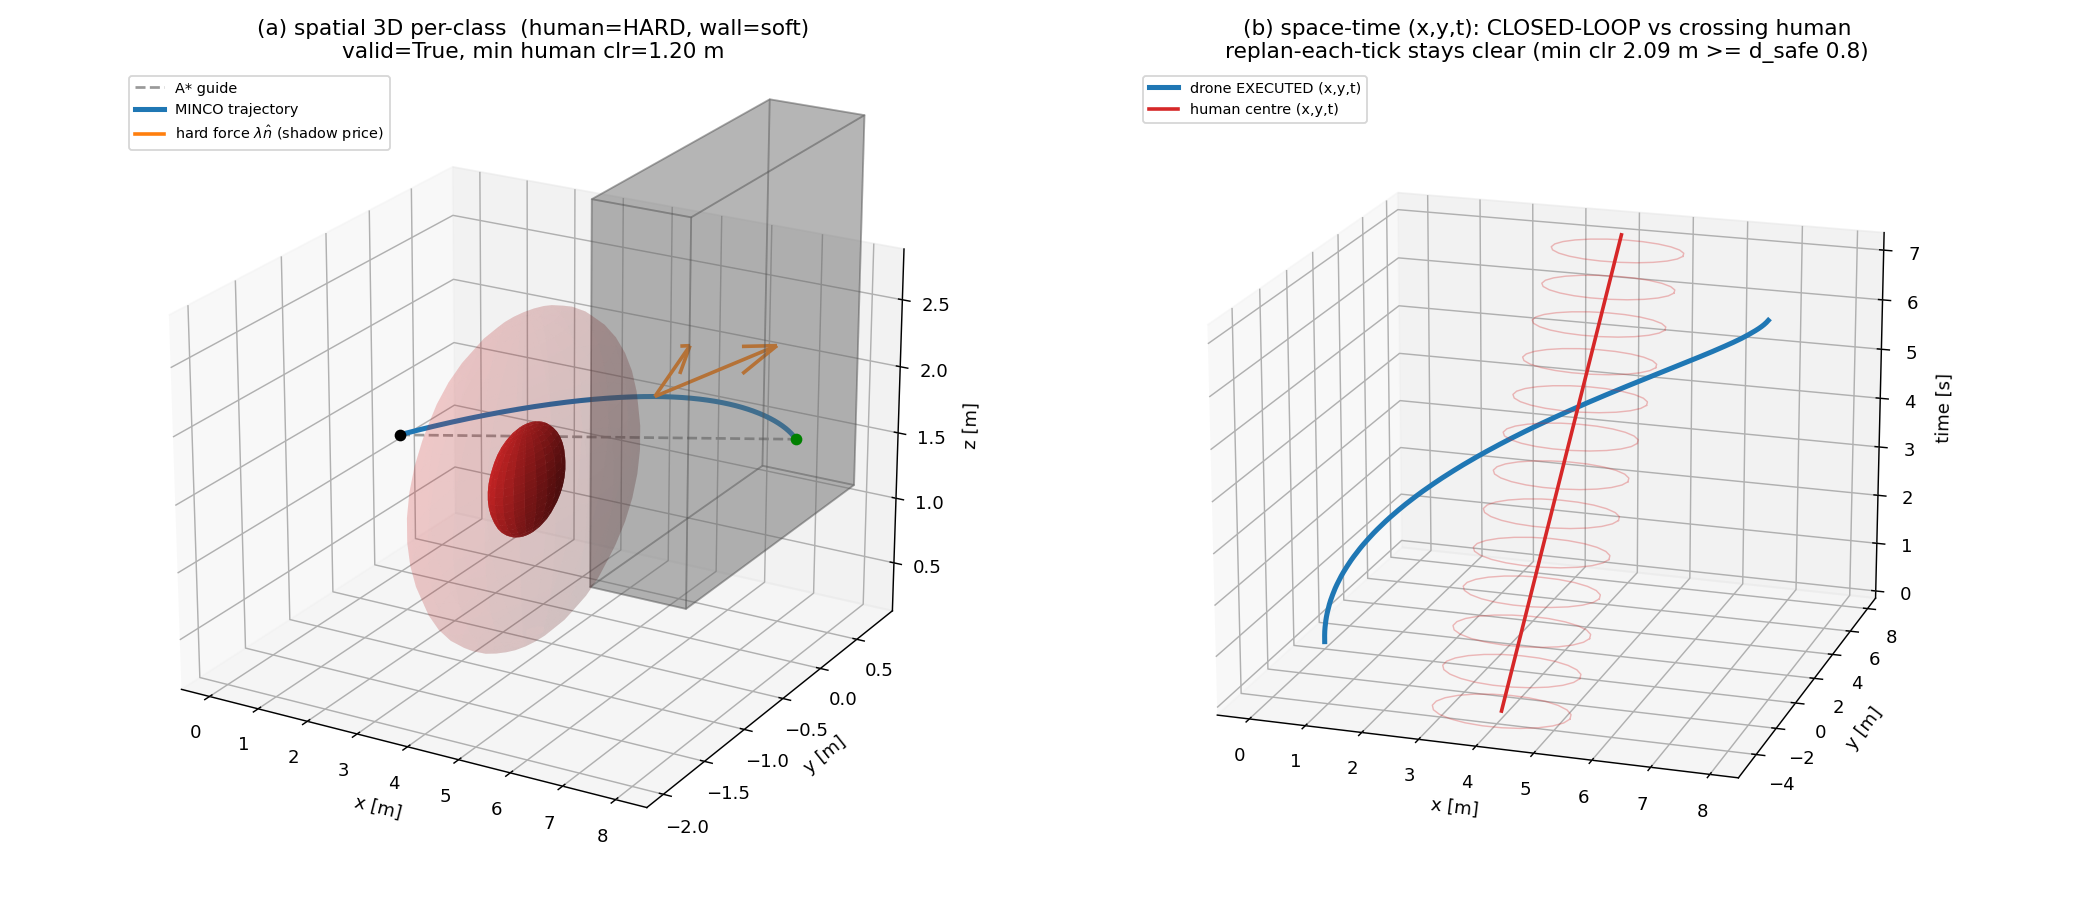

The Python source for this figure:
"""3D visualization of the MINCO per-class planner.

Two views (headless -> PNG with set camera angles):
  (a) SPATIAL 3D: a true 3D scene (z varies) -- MINCO trajectory vs A* guide,
      the human (HARD) as a body + translucent d_safe shell, the wall (SOFT) as
      a box, and the ALM "force" arrows (lambda * normal, the shadow price) at
      the active hard control points.
  (b) SPACE-TIME (x, y, t): a CROSSING human is a slanted tube in space-time;
      the drone trajectory (lifted by its own time) routes around that tube --
      the Stage 4 "avoid at the right moment" story, made visible.
"""
import os
import sys

import matplotlib
matplotlib.use("Agg")
import matplotlib.pyplot as plt
from mpl_toolkits.mplot3d.art3d import Poly3DCollection
import numpy as np

sys.path.insert(0, os.path.dirname(os.path.abspath(__file__)))
from sando_py.local.local_opt import plan_minco, OptParams, DetourConfig   # noqa: E402
from sando_py.local.obstacles import SphereObstacle, AABBObstacle          # noqa: E402
from sando_py.local.avoid_config import AvoidParams                        # noqa: E402

ND = DetourConfig(enabled=False)


def box_faces(lo, hi):
    x0, y0, z0 = lo
    x1, y1, z1 = hi
    v = np.array([[x0, y0, z0], [x1, y0, z0], [x1, y1, z0], [x0, y1, z0],
                  [x0, y0, z1], [x1, y0, z1], [x1, y1, z1], [x0, y1, z1]])
    f = [[0, 1, 2, 3], [4, 5, 6, 7], [0, 1, 5, 4],
         [2, 3, 7, 6], [1, 2, 6, 5], [0, 3, 7, 4]]
    return [v[idx] for idx in f]


def sphere_xyz(c, r, n=22):
    u = np.linspace(0, 2 * np.pi, n)
    v = np.linspace(0, np.pi, n)
    x = c[0] + r * np.outer(np.cos(u), np.sin(v))
    y = c[1] + r * np.outer(np.sin(u), np.sin(v))
    z = c[2] + r * np.outer(np.ones_like(u), np.cos(v))
    return x, y, z


fig = plt.figure(figsize=(16, 7))

# ======================= (a) SPATIAL 3D per-class =======================
axA = fig.add_subplot(1, 2, 1, projection="3d")
# proven binding channel (human below + soft wall capping the top) with a mild
# z tilt so the scene is genuinely 3D while the hard constraint still binds.
start = np.array([0.0, 0.0, 1.2]); goal = np.array([8.0, 0.0, 1.8])
astar = np.linspace(start, goal, 9)
human = SphereObstacle([4.0, -0.8, 1.5], 0.4, class_name="human")
wall = AABBObstacle(lo=[3.0, 0.6, 0.0], hi=[5.0, 3.0, 3.0], class_name="wall")
cfg = {"human": AvoidParams("human", "hard", 0.8, 1.0e4),
       "wall":  AvoidParams("wall", "soft", 0.4, 1.0e1)}
sp, info = plan_minco(astar, [human, wall], cfg, opt_params=OptParams(), detour_cfg=ND)
ts = np.linspace(sp.t_start, sp.t_end, 300)
P = sp.eval(ts)

axA.plot(astar[:, 0], astar[:, 1], astar[:, 2], "--", color="0.6", lw=1.5, label="A* guide")
axA.plot(P[:, 0], P[:, 1], P[:, 2], "-", color="C0", lw=2.8, label="MINCO trajectory")
# human body + translucent d_safe shell
hx, hy, hz = sphere_xyz(human.centre0, human.radius)
axA.plot_surface(hx, hy, hz, color="C3", alpha=0.95, linewidth=0)
sx, sy, sz = sphere_xyz(human.centre0, human.radius + cfg["human"].d_safe)
axA.plot_surface(sx, sy, sz, color="C3", alpha=0.12, linewidth=0)
# wall box (soft)
axA.add_collection3d(Poly3DCollection(box_faces(wall.lo, wall.hi), facecolor="0.4",
                                      alpha=0.28, edgecolor="0.3"))
# ALM force arrows at active hard control points (shadow price)
certs = [c for c in info["hard_certificates"] if c["active"]]
lam_max = max((c["lambda"] for c in certs), default=1.0) or 1.0
for c in certs:
    Pk = c["P"]; f = c["force"]; nf = np.linalg.norm(f)
    if nf < 1e-9:
        continue
    u = f / nf; L = 0.4 + 1.0 * (c["lambda"] / lam_max)
    axA.quiver(Pk[0], Pk[1], Pk[2], u[0], u[1], u[2], length=L, color="C1", lw=2)
axA.plot([], [], color="C1", lw=2, label=r"hard force $\lambda\hat n$ (shadow price)")
axA.scatter(*start, color="k", s=30); axA.scatter(*goal, color="g", s=30)
axA.set_xlabel("x [m]"); axA.set_ylabel("y [m]"); axA.set_zlabel("z [m]")
axA.set_title(f"(a) spatial 3D per-class  (human=HARD, wall=soft)\n"
              f"valid={info['trajectory_valid']}, min human clr="
              f"{info['continuous_min_clearance']:.2f} m")
axA.legend(loc="upper left", fontsize=8); axA.view_init(elev=22, azim=-60)

# ======================= (b) SPACE-TIME (x, y, t): CLOSED-LOOP =======================
# Receding-horizon rollout (like the realtime test): replan each tick from the
# current state, commit dt, the human MOVES. We plot the EXECUTED path in
# space-time vs the human's moving d_safe tube -> reaction at the right moment.
axB = fig.add_subplot(1, 2, 2, projection="3d")
s2 = np.array([0.0, 0.0, 1.5]); g2 = np.array([8.0, 0.0, 1.5])
h0 = np.array([4.0, -3.6, 1.5]); hvel = np.array([0.0, 1.5, 0.0])
wall2 = AABBObstacle([3.0, 1.2, 0.0], [5.0, 3.0, 3.0], class_name="wall")
DT = 0.30
drone = s2.copy(); dvel = np.zeros(3); hc = h0.copy(); tg = 0.0
exec_xyt = []; clrs = []
tr = None
for tick in range(40):
    mover = SphereObstacle(hc.copy(), 0.4, vel=hvel, class_name="human")
    tr, _ = plan_minco(np.linspace(drone, g2, 8), [mover, wall2], cfg,
                       opt_params=OptParams(), detour_cfg=ND, v0=dvel)
    te = min(DT, tr.t_end)
    for a in np.linspace(0.0, te, 8):
        p = tr.eval(float(a)); hp = hc + hvel * float(a)
        exec_xyt.append([p[0], p[1], tg + float(a)])
        clrs.append(float(np.linalg.norm(p - hp) - 0.4))
    drone = tr.eval(te); dvel = tr.eval_deriv(te, 1); hc = hc + hvel * te; tg += te
    if np.linalg.norm(drone[:2] - g2[:2]) < 0.3:
        break
E = np.array(exec_xyt)                                   # (N,3) executed (x,y,t)
min_clr_cl = float(np.min(clrs))
T_end = float(E[-1, 2])
tt = np.linspace(0.0, T_end, 200)
hpath = h0[None, :] + hvel[None, :] * tt[:, None]        # human centre over global time

axB.plot(E[:, 0], E[:, 1], E[:, 2], "-", color="C0", lw=2.8, label="drone EXECUTED (x,y,t)")
axB.plot(hpath[:, 0], hpath[:, 1], tt, "-", color="C3", lw=2.0, label="human centre (x,y,t)")
R = 0.4 + cfg["human"].d_safe
ang = np.linspace(0, 2 * np.pi, 24)
for k in range(0, len(tt), 16):
    axB.plot(hpath[k, 0] + R * np.cos(ang), hpath[k, 1] + R * np.sin(ang),
             np.full_like(ang, tt[k]), color="C3", alpha=0.30, lw=0.8)
axB.set_xlabel("x [m]"); axB.set_ylabel("y [m]"); axB.set_zlabel("time [s]")
axB.set_title(f"(b) space-time (x,y,t): CLOSED-LOOP vs crossing human\n"
              f"replan-each-tick stays clear (min clr {min_clr_cl:.2f} m >= d_safe 0.8)")
axB.legend(loc="upper left", fontsize=8); axB.view_init(elev=18, azim=-72)

fig.tight_layout()
out = os.path.join(os.path.dirname(os.path.abspath(__file__)), "demo_3d_perclass.png")
fig.savefig(out, dpi=130)
print("saved", out)
print(f"(a) spatial : valid={info['trajectory_valid']} min_clr={info['continuous_min_clearance']:.3f} "
      f"n_active_force={len(certs)}")
print(f"(b) spacetime closed-loop: min_clr={min_clr_cl:.3f} ticks={len(E)} T_end={T_end:.2f}")
